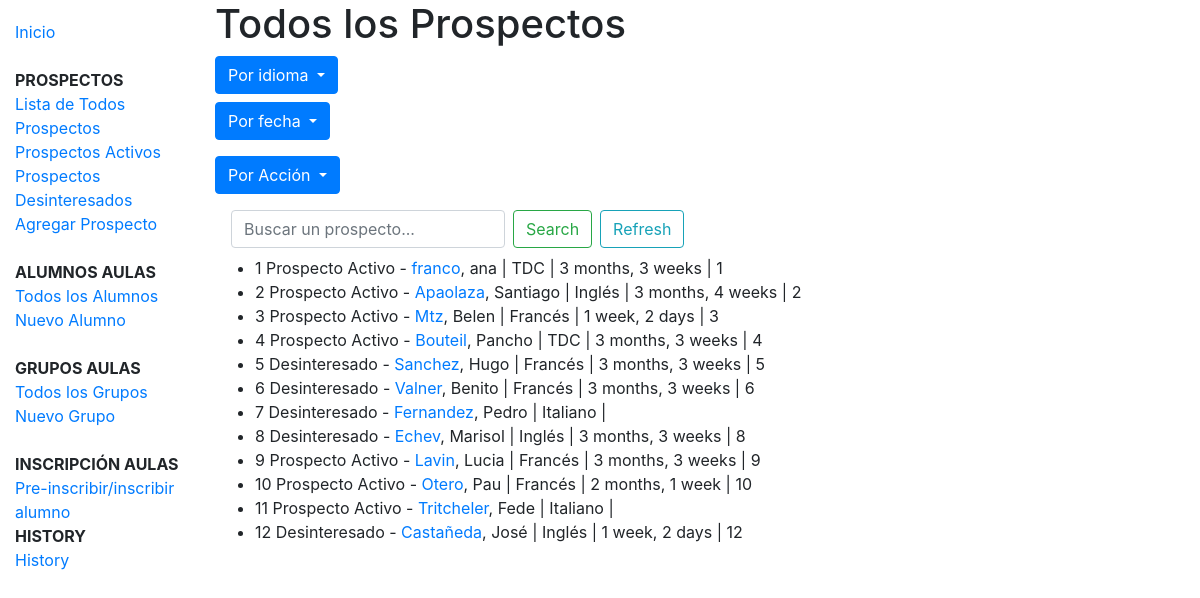
The page /prospectos/prospectos/ on the database its author committed.
### prospectos/models.py (models this page shows, shortened)
class Prospecto(models.Model):
    STATUS = (
        ('p', 'Prospecto Activo'),
        ('d', 'Desinteresado'),
    )
    status = models.CharField(max_length=1, choices=STATUS, blank=True, default='p', help_text='Status del prospecto')
    nombre = models.CharField(max_length=100)
    apaterno = models.CharField(max_length=100)
    amaterno = models.CharField(max_length=100, blank=True, null=True)
    cel = models.IntegerField(blank=True, null=True)
    tel = models.IntegerField(blank=True, null=True)
    email = models.EmailField(blank=True, null=True)
    idioma = models.ForeignKey(Idioma, on_delete=models.SET_NULL, null=True)
    horario = models.ForeignKey('Horario', on_delete=models.SET_NULL, null=True)
    comentario = models.TextField(max_length=2000, help_text='Agrega una nota u comentario')
    pub_date = models.DateField(auto_now_add=True)
    def get_absolute_url(self):
        return reverse('prospecto-detail', kwargs={'pk': self.pk})

class Idioma(models.Model):
    name = models.CharField(max_length=100, help_text="Ingresa el idioma de interés (Inglés, Español etc.)")
    def __str__(self):
        return self.name

class ProspectoAccion(models.Model):
    descripcion = models.TextField(max_length=1000, help_text="Enter comment about blog here.")
    autor = models.ForeignKey(User, on_delete=models.SET_NULL, null=True)
    accion_date = models.DateTimeField(auto_now_add=True)
    prospecto= models.ForeignKey(Prospecto, on_delete=models.CASCADE) # CASCADE si se borra el prospecto, también se borra la acción
    tipo_accion = models.ForeignKey('Accion', on_delete=models.SET_NULL, null=True, help_text="Selecciona el tipo de acción")
    class Meta:
        ordering = ["accion_date"]

### prospectos/views.py (the view, shortened to what this page needs)
# urls.py: path('prospectos/', views.prospecto_list_view, name='prospectos'),
def prospecto_list_view(request):
    query = request.GET.get('q', None)
    qs = Prospecto.objects.all() #.order_by('-pub_date') #por default esta ordenado por mas reciente
    idiomas = Idioma.objects.all()
    accion = ProspectoAccion.objects.all().order_by('-accion_date') #BUSCAR HOW TO COMBINE QUERIES FORM DIFF MODELS
    filteri = request.GET.get('filteri')  # Set 'qs' as a default value
    date_filter=None
    if 'accionr' in request.GET:
        qs = qs.order_by('-prospectoaccion')
    if 'accionl' in request.GET:
        qs = qs.order_by('prospectoaccion') #si remuevo values todo esta como antes.
    if 'pub_dater' in request.GET:
        qs = qs.order_by('-pub_date')
        date_filter = 'pub_dater=true'
    if 'pub_datel' in request.GET:
        qs = qs.order_by('pub_date')
        date_filter = 'pub_datel=true'
    if 'filteri' in request.GET:
        qs = qs.filter(idioma__exact=filteri)
    context =  {
        "object_list": qs,
        "idioma_list": idiomas,
        "filteri": filteri,
        "date_filter" : date_filter,
    }
    template = 'prospectos/prospecto_list.html'
    return render(request, template, context)

### prospectos/templates/prospectos/prospecto_list.html (shortened to what this page needs)
{% extends "base_generic.html" %}
{% block content %}
    <h1>Todos los Prospectos</h1>
    {% if idioma_list %}
    <div class="dropdown">
      <button class="btn btn-{% if 'filteri' in request.GET %}warning{% else %}primary{% endif %} dropdown-toggle" type="button" id="dropdownMenuButton" data-toggle="dropdown" aria-haspopup="true" aria-expanded="false">
        Por idioma
      </button>
    </div>
    <div class="dropdown">
      <button class="btn btn-{% if 'pub_dater' in request.GET %}warning{% elif 'pub_datel' in request.GET %}warning{% else %}primary{% endif %} dropdown-toggle my-2" type="button" id="dropdownMenuButton" data-toggle="dropdown" aria-haspopup="true" aria-expanded="false">
        Por fecha
      </button>
    </div>
    <div class="dropdown">
      <button class="btn btn-{% if 'accionr' in request.GET %}warning{% elif 'accionl' in request.GET %}warning{% else %}primary{% endif %} dropdown-toggle my-2" type="button" id="dropdownMenuButton" data-toggle="dropdown" aria-haspopup="true" aria-expanded="false">
        Por Acción
      </button>
    </div>
    {% else %}
      <p>No hay idiomas.</p>
    {% endif %}
    <nav class="navbar navbar-light">
      <form class="form-inline" method='GET' action='/prospectos/prospectos/'>
        <input class="form-control mr-sm-2" type='text' value="{{request.GET.q}}" name='q' placeholder='Buscar un prospecto...'>
        <button class="btn btn-outline-success my-2 my-sm-0" type="submit">Search</button>
        <a href="http://127.0.0.1:5050/prospectos/prospectos/" class="btn btn-outline-info ml-sm-2">
           Refresh
        </a>
      </form>
    </nav>
    {% if object_list %}
    <ul>
      {% for persona in object_list %}
      <li>
        {{persona.id}} {{ persona.get_status_display }} - <a href="{{ persona.get_absolute_url }}">{{ persona.apaterno }}</a>, {{persona.nombre}} | {{persona.idioma}} | {% for accion in persona.prospectoaccion_set.all %} {% if forloop.last %}{{accion.accion_date|timesince }} | {{persona.id}}{% endif %}{% endfor %}
      </li>
      {% endfor %}
    </ul>
    {% else %}
      <p>No hay prospectos para esta búsqueda: <b>"{{request.GET.q}}"</b>.</p>
    {% endif %}
{% endblock %}

### rows shown on the page
Prospecto: id "1", status "Prospecto Activo", apaterno "franco", nombre "ana", idioma "TDC"
ProspectoAccion: accion_date "3 months, 3 weeks"
Prospecto: id "2", status "Prospecto Activo", apaterno "Apaolaza", nombre "Santiago", idioma "Inglés"
ProspectoAccion: accion_date "3 months, 4 weeks"
Prospecto: id "3", status "Prospecto Activo", apaterno "Mtz", nombre "Belen", idioma "Francés"
ProspectoAccion: accion_date "1 week, 2 days"
Prospecto: id "4", status "Prospecto Activo", apaterno "Bouteil", nombre "Pancho", idioma "TDC"
ProspectoAccion: accion_date "3 months, 3 weeks"
Prospecto: id "5", status "Desinteresado", apaterno "Sanchez", nombre "Hugo", idioma "Francés"
ProspectoAccion: accion_date "3 months, 3 weeks"
Prospecto: id "6", status "Desinteresado", apaterno "Valner", nombre "Benito", idioma "Francés"
ProspectoAccion: accion_date "3 months, 3 weeks"
Prospecto: id "7", status "Desinteresado", apaterno "Fernandez", nombre "Pedro", idioma "Italiano"
Prospecto: id "8", status "Desinteresado", apaterno "Echev", nombre "Marisol", idioma "Inglés"
ProspectoAccion: accion_date "3 months, 3 weeks"
Prospecto: id "9", status "Prospecto Activo", apaterno "Lavin", nombre "Lucia", idioma "Francés"
ProspectoAccion: accion_date "3 months, 3 weeks"
Prospecto: id "10", status "Prospecto Activo", apaterno "Otero", nombre "Pau", idioma "Francés"
ProspectoAccion: accion_date "2 months, 1 week"
Prospecto: id "11", status "Prospecto Activo", apaterno "Tritcheler", nombre "Fede", idioma "Italiano"
Prospecto: id "12", status "Desinteresado", apaterno "Castañeda", nombre "José", idioma "Inglés"
ProspectoAccion: accion_date "1 week, 2 days"
